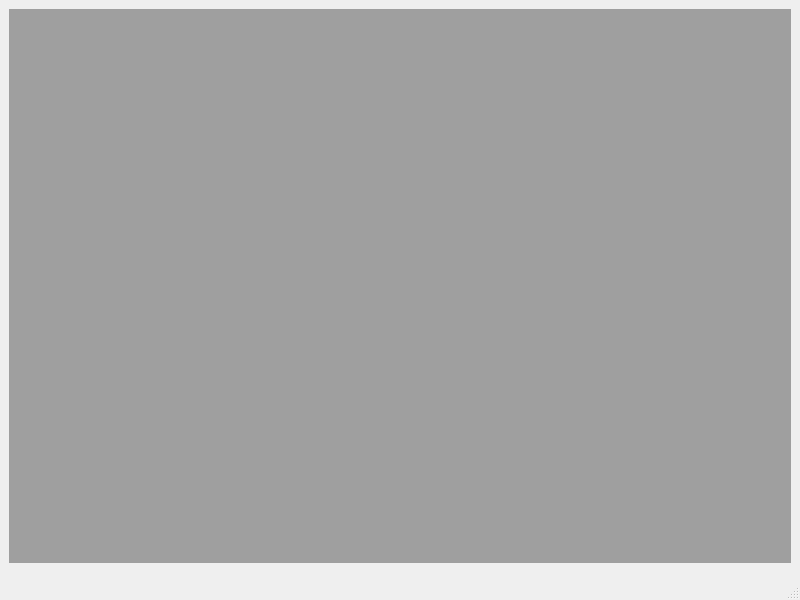
<?xml version="1.0" encoding="UTF-8"?>
<ui version="4.0">
 <class>MainWindow</class>
 <widget class="QMainWindow" name="MainWindow">
  <property name="geometry">
   <rect>
    <x>0</x>
    <y>0</y>
    <width>800</width>
    <height>600</height>
   </rect>
  </property>
  <property name="windowTitle">
   <string>MainWindow</string>
  </property>
  <widget class="QWidget" name="centralwidget">
   <layout class="QVBoxLayout" name="verticalLayout">
    <item>
     <widget class="QMdiArea" name="mdiArea"/>
    </item>
    <item>
     <widget class="ConsoleWidget" name="widget" native="true"/>
    </item>
   </layout>
  </widget>
  <widget class="QMenuBar" name="menubar">
   <property name="geometry">
    <rect>
     <x>0</x>
     <y>0</y>
     <width>800</width>
     <height>22</height>
    </rect>
   </property>
  </widget>
  <widget class="QStatusBar" name="statusbar"/>
 </widget>
 <customwidgets>
  <customwidget>
   <class>ConsoleWidget</class>
   <extends>QWidget</extends>
   <header>Widgets/ConsoleWidget.h</header>
   <container>1</container>
  </customwidget>
 </customwidgets>
 <resources/>
 <connections/>
</ui>
